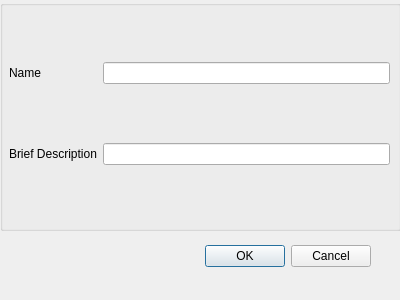
<?xml version="1.0" encoding="UTF-8"?>
<ui version="4.0">
 <class>addOneOffDialog</class>
 <widget class="QDialog" name="addOneOffDialog">
  <property name="geometry">
   <rect>
    <x>0</x>
    <y>0</y>
    <width>400</width>
    <height>300</height>
   </rect>
  </property>
  <property name="windowTitle">
   <string>Dialog</string>
  </property>
  <widget class="QDialogButtonBox" name="buttonBox">
   <property name="geometry">
    <rect>
     <x>30</x>
     <y>240</y>
     <width>341</width>
     <height>32</height>
    </rect>
   </property>
   <property name="orientation">
    <enum>Qt::Orientation::Horizontal</enum>
   </property>
   <property name="standardButtons">
    <set>QDialogButtonBox::StandardButton::Cancel|QDialogButtonBox::StandardButton::Ok</set>
   </property>
  </widget>
  <widget class="QGroupBox" name="groupBox">
   <property name="geometry">
    <rect>
     <x>0</x>
     <y>0</y>
     <width>401</width>
     <height>231</height>
    </rect>
   </property>
   <property name="title">
    <string/>
   </property>
   <widget class="QWidget" name="gridLayoutWidget">
    <property name="geometry">
     <rect>
      <x>9</x>
      <y>9</y>
      <width>381</width>
      <height>211</height>
     </rect>
    </property>
    <layout class="QGridLayout" name="gridLayout">
     <item row="0" column="1">
      <widget class="QLineEdit" name="name">
       <property name="maxLength">
        <number>50</number>
       </property>
      </widget>
     </item>
     <item row="0" column="0">
      <widget class="QLabel" name="nameLabel">
       <property name="text">
        <string>Name</string>
       </property>
      </widget>
     </item>
     <item row="1" column="0">
      <widget class="QLabel" name="descrLabel">
       <property name="text">
        <string>Brief Description</string>
       </property>
      </widget>
     </item>
     <item row="1" column="1">
      <widget class="QLineEdit" name="descr">
       <property name="maxLength">
        <number>399</number>
       </property>
      </widget>
     </item>
    </layout>
   </widget>
  </widget>
 </widget>
 <resources/>
 <connections>
  <connection>
   <sender>buttonBox</sender>
   <signal>accepted()</signal>
   <receiver>addOneOffDialog</receiver>
   <slot>accept()</slot>
   <hints>
    <hint type="sourcelabel">
     <x>248</x>
     <y>254</y>
    </hint>
    <hint type="destinationlabel">
     <x>157</x>
     <y>274</y>
    </hint>
   </hints>
  </connection>
  <connection>
   <sender>buttonBox</sender>
   <signal>rejected()</signal>
   <receiver>addOneOffDialog</receiver>
   <slot>reject()</slot>
   <hints>
    <hint type="sourcelabel">
     <x>316</x>
     <y>260</y>
    </hint>
    <hint type="destinationlabel">
     <x>286</x>
     <y>274</y>
    </hint>
   </hints>
  </connection>
 </connections>
</ui>
